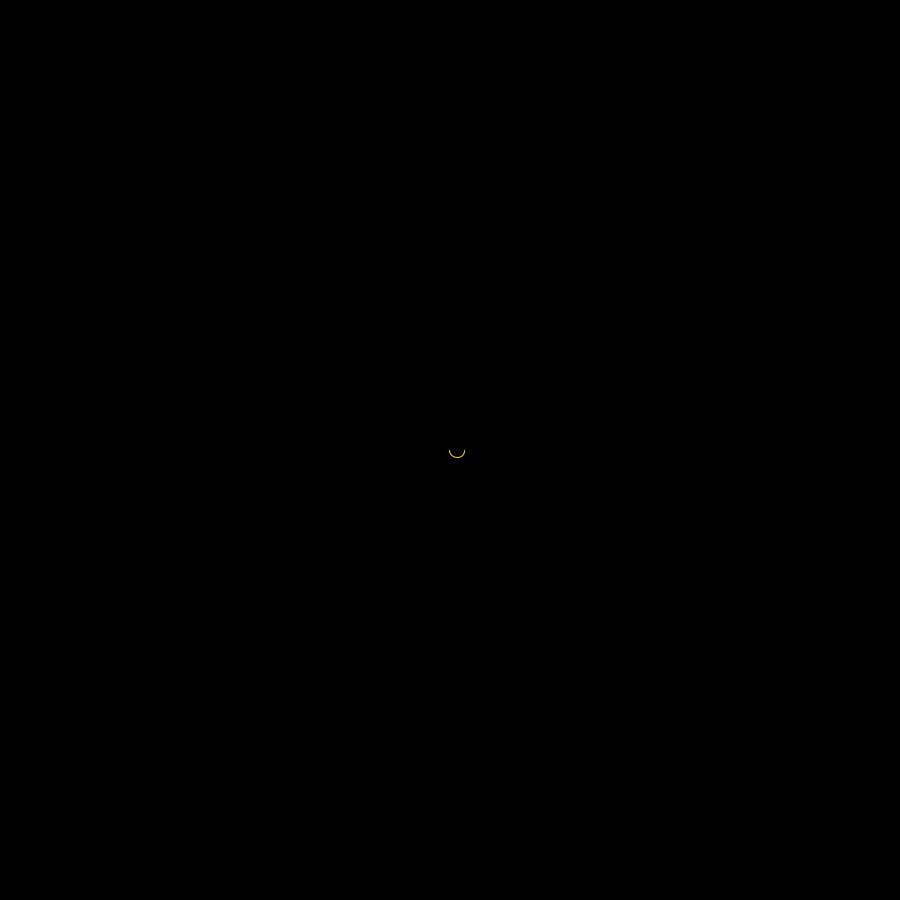
Frame 1 (no input)
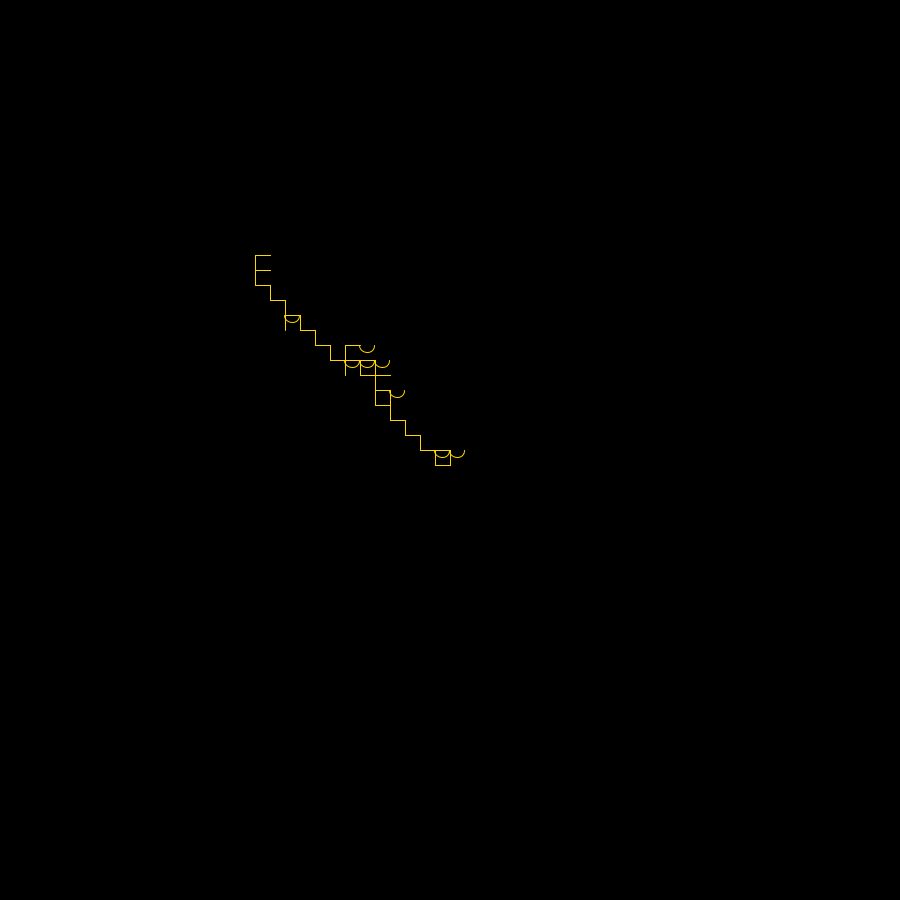
Frame 60 (the mouse pressed at the canvas centre just before this capture)
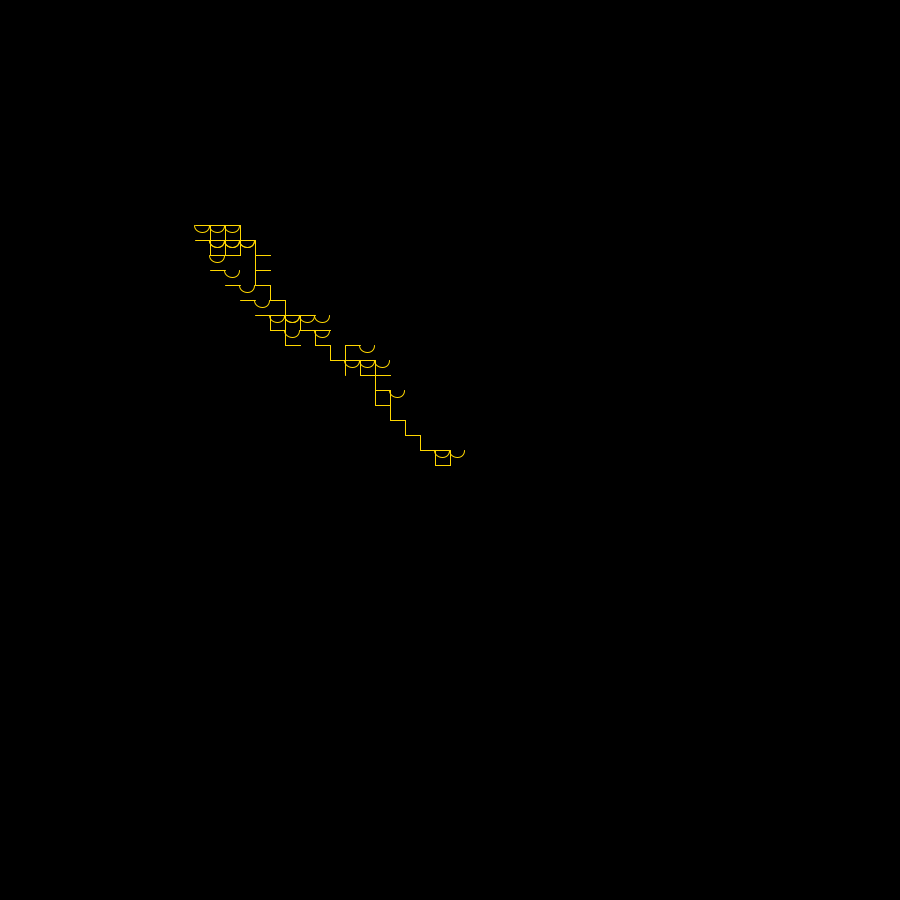
Frame 120 (the mouse held since frame 60 and released just before this capture)

The Processing sketch that drew these frames (run headless with seeded random() and noise(); from frame 60 on, the mouse is pressed at the canvas centre):

// Processing sketch: exp_automata
// ── exp_automata.pde
int d;
char currentState;
float x, y;
int pathLength;

void setup() {
  size(900, 900);
  background(#000000);
  d = 15;
  currentState = 'a';
  x = width/2;
  y = height/2;
  pathLength = 5000;
}

char automata(char state, int input) {
  if (state == 'a') { 
    return input == 0 ? 'c' : 'd';
  }
  if (state == 'b') { 
    return input == 0 ? 'd' : 'a';
  }
  if (state == 'c') { 
    return input == 0 ? 'a' : 'b';
  }
  if (state == 'd') { 
    return input == 0 ? 'b' : 'c';
  }
  return 'q';
}

void draw() {
  stroke(255, 215, 0);
  float nx = x;
  float ny = y;
  if (pathLength > 0) {
    if (currentState == 'a') {
      nx = x;
      ny = (y+d >= height) ? y : y + d;
      //line(x, y, nx, ny);
      noFill();
      //ellipse(x+d/2, y+d/2, d, d);
      arc(x+d/2, y, d, d, 0, PI, OPEN);
    }
    if (currentState == 'b') {
      nx = (x-d <= 0) ? x : x - d;
      ny = y;
      line(x, y, nx, ny);
    }
    if (currentState == 'c') {
      nx = (x+d >= width)? x : x + d;
      ny = y;
      line(x, y, nx, ny);
    }
    if (currentState == 'd') {
      nx = x;
      ny = (y-d <= 0) ? y : y - d;
      line(x, y, nx, ny);
    }
  }
  x = nx;
  y = ny;
  //ellipse(x, y, 4, 4);
  currentState = automata(currentState, random(1, 100) >= 60 ? 1 : 0);
  pathLength -= 1;
}
